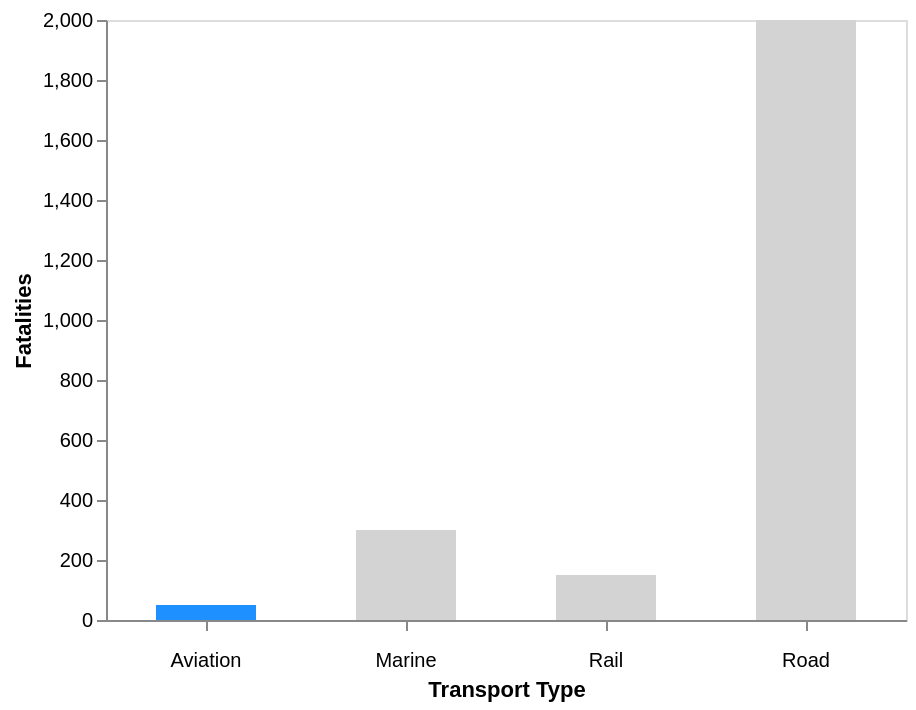

Here is the Vega-Lite specification saved for this chart:
### Vega-Lite specification from a JSON file in a GitHub repository (floating-point values rounded to 4 significant figures)
{"$schema": "https://vega.github.io/schema/vega-lite/v5.json", "description": "Bar chart showing fatalities of road, rail, marine, and aviation transport.", "width": 400, "data": {"values": [{"transport": "Road", "fatalities": 2000}, {"transport": "Rail", "fatalities": 150}, {"transport": "Marine", "fatalities": 300}, {"transport": "Aviation", "fatalities": 50}]}, "mark": {"type": "bar", "tooltip": true, "size": 50}, "encoding": {"x": {"field": "transport", "type": "nominal", "axis": {"title": "Transport Type", "labelAngle": 0, "labelPadding": 10}}, "y": {"field": "fatalities", "type": "quantitative", "axis": {"title": "Fatalities"}}, "color": {"field": "transport", "type": "nominal", "scale": {"domain": ["Aviation", "Road", "Rail", "Marine"], "range": ["dodgerblue", "lightgray", "lightgray", "lightgray"]}, "legend": null}}, "config": {"background": null, "axis": {"grid": false}}}
